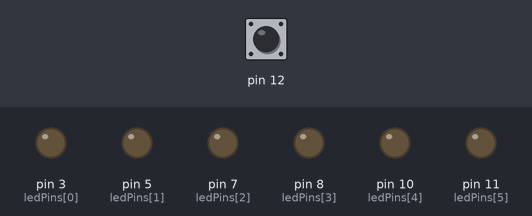
A sketch run on a simulated Arduino Uno, built with avr-gcc and run on an emulated ATmega328P. Shown: output pins drawn as LEDs (lit = HIGH). The test bench sets the inputs (shaded band); at power-on: pin 12 HIGH.

Above: at 1.2 s.
1.3 s: pin 12 pulled LOW for 0.15 s
At 1.45 s:
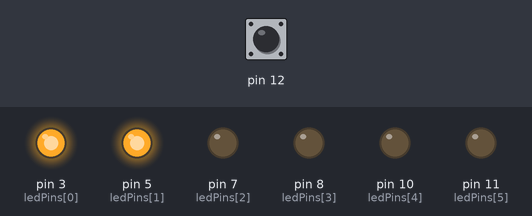
At 2.6 s:
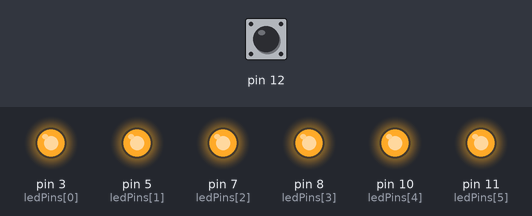
Timing chart, 0 to 4.9 s (numbered marks = the images above; inputs shaded):
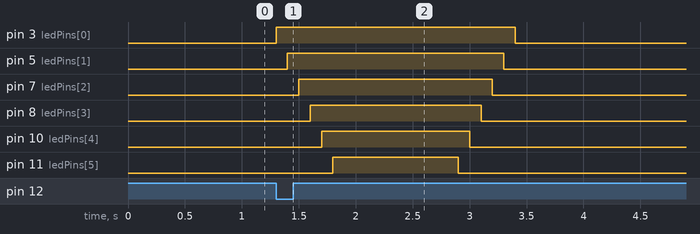

The sketch:

ledpinsbutton.ino
```cpp
// 배열을 만들어 여러 개의 LED 핀 번호를 저장합니다.
int ledPins[] = {3, 5, 7, 8, 10, 11};
int length = sizeof(ledPins)/sizeof(ledPins[0]); // 배열의 길이를 계산합니다.

bool flag = false; // LED 상태를 나타내는 플래그 변수입니다.
int input = 1; // 입력 상태를 저장하는 변수입니다.
bool prev_input = true; // 이전 입력 상태를 저장하는 변수입니다.

void setup() {
  Serial.begin(9600); // 시리얼 통신을 시작합니다.
  for (int i = 0; i < length; i++) {
    pinMode(ledPins[i], OUTPUT); // 각 LED 핀을 출력 모드로 설정합니다.
  }
  pinMode(12, INPUT_PULLUP); // 핀 12를 입력 풀업 모드로 설정합니다.
}

void loop() {
  input = digitalRead(12); // 핀 12의 입력 상태를 읽습니다.
  if ((input == 0) && (prev_input == true)) { // 버튼이 눌렸을 때 (핀 12가 LOW로 변경되었을 때)
    flag = !flag; // 플래그 변수를 토글합니다.
    turnOnLeds(); // LED를 켭니다.
    delay(1000); // 1초 동안 대기합니다.
    turnOffLeds(); // LED를 끕니다.
    delay(1000); // 1초 동안 대기합니다.
  }
  prev_input = input; // 이전 입력 상태를 갱신합니다.
}

void turnOnLeds() {
  for (int i = 0; i < length; i++) {
    digitalWrite(ledPins[i], HIGH); // 각 LED를 켭니다.
    delay(100); // 100밀리초 동안 대기합니다.
  }
}

void turnOffLeds() {
  for (int i = length-1; i >= 0; i--) {
    digitalWrite(ledPins[i], LOW); // 각 LED를 끕니다.
    delay(100); // 100밀리초 동안 대기합니다.
  }
}
```

Measured:
- after the input at 1.3 s, pin 3 (ledPins[0]): LOW → HIGH at once, → LOW 2.1 s later; pin 5 (ledPins[1]): LOW → HIGH after 0.10 s, → LOW 1.9 s later; pin 7 (ledPins[2]): LOW → HIGH after 0.20 s, → LOW 1.7 s later; pin 8 (ledPins[3]): LOW → HIGH after 0.30 s, → LOW 1.5 s later; pin 10 (ledPins[4]): LOW → HIGH after 0.40 s, → LOW 1.3 s later
